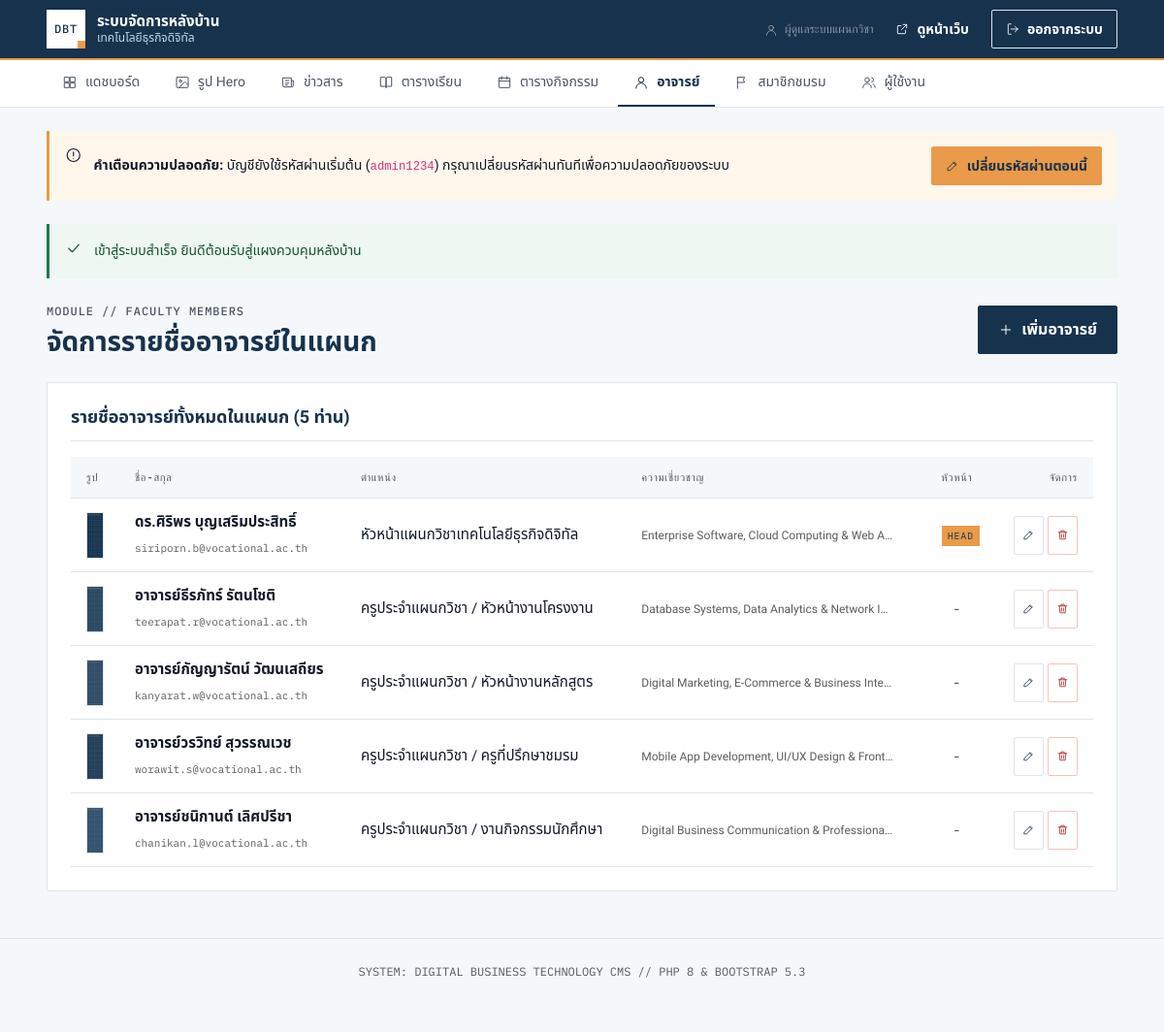
Screenshot of /admin/teachers.php (signed in) with the database file from the repository.
### tables this page shows
CREATE TABLE `users` (
  `id` INT AUTO_INCREMENT PRIMARY KEY,
  `username` VARCHAR(50) NOT NULL UNIQUE,
  `password_hash` VARCHAR(255) NOT NULL,
  `full_name` VARCHAR(100) NOT NULL,
  `role` VARCHAR(20) NOT NULL DEFAULT 'admin',
  `created_at` TIMESTAMP DEFAULT CURRENT_TIMESTAMP
);

CREATE TABLE `teachers` (
  `id` INT AUTO_INCREMENT PRIMARY KEY,
  `name` VARCHAR(100) NOT NULL,
  `position` VARCHAR(100) NOT NULL,
  `specialization` VARCHAR(255) NULL,
  `email` VARCHAR(100) NULL,
  `image_path` VARCHAR(255) NULL,
  `is_head` TINYINT(1) NOT NULL DEFAULT 0,
  `sort_order` INT NOT NULL DEFAULT 0,
  INDEX `idx_teacher_order` (`sort_order`)
);

### includes/db.php (called while the page is built, shortened)
<?php
function db(): PDO
{
    static $pdo = null;
    if ($pdo === null) {
        try {
            $pdo = new PDO(
                'mysql:host=' . DB_HOST . ';dbname=' . DB_NAME . ';charset=utf8mb4',
                DB_USER,
                DB_PASS,
                [
                    PDO::ATTR_ERRMODE            => PDO::ERRMODE_EXCEPTION,
                    PDO::ATTR_DEFAULT_FETCH_MODE => PDO::FETCH_ASSOC,
                    PDO::ATTR_EMULATE_PREPARES   => false,
                ]
            );
        } catch (PDOException $e) {
            http_response_code(500);
            exit('<p style="font-family:sans-serif;padding:2rem">เชื่อมต่อฐานข้อมูลไม่ได้ — ตรวจสอบค่าใน <code>includes/config.php</code> และนำเข้า <code>database/schema.sql</code></p>');
        }
    }
    return $pdo;
}
function execute_query(string $sql, array $params = []): PDOStatement
{
    $st = db()->prepare($sql);
    $st->execute($params);
    return $st;
}
function q(string $sql, array $params = []): PDOStatement
{
    return execute_query($sql, $params);
}

### includes/auth.php (called while the page is built, shortened)
<?php
require_once __DIR__ . '/helpers.php';
function current_user(): ?array
{
    static $user = false;
    if ($user === false) {
        $user = null;
        if (!empty($_SESSION['uid'])) {
            $user = q('SELECT id, username, full_name, role FROM users WHERE id = ?', [$_SESSION['uid']])->fetch() ?: null;
        }
    }
    return $user;
}
function require_login(): array
{
    $u = current_user();
    return $u;
}
function is_using_default_password(): bool
{
    $u = current_user();
    $row = q('SELECT password_hash FROM users WHERE id = ?', [$u['id']])->fetch();
    return $row && password_verify('admin1234', $row['password_hash']);
}

### admin/teachers.php (the view, shortened to what this page needs)
<?php
$adminNav = 'teachers';
require_once __DIR__ . '/../includes/admin-header.php';
$action    = filter_input(INPUT_GET, 'action', FILTER_DEFAULT) ?: 'list';
$editItem = null;
$allTeachers = q("
  SELECT * FROM teachers
  ORDER BY is_head DESC, sort_order ASC, id ASC
")->fetchAll();
?>
<div class="d-flex justify-content-between align-items-center mb-4">
  <div>
    <p class="eyebrow eyebrow-muted mb-1">MODULE // FACULTY MEMBERS</p>
    <h1 style="font-size: 1.75rem; margin: 0;">จัดการรายชื่ออาจารย์ในแผนก</h1>
  </div>
  <?php if ($action === 'list'): ?>
    <a href="<?= url('admin/teachers.php?action=new') ?>" class="btn btn-navy">
      <?= icon('plus', 16) ?>
      <span>เพิ่มอาจารย์</span>
    </a>
  <?php endif; ?>
</div>
<?php if ($action === 'new' || $action === 'edit'): ?>
  <!-- ====================================================================
       ADD / EDIT FORM
       ==================================================================== -->
  <div class="admin-card">
    <div class="admin-card-head">
      <h3><?= $action === 'edit' ? 'แก้ไขข้อมูลอาจารย์ #' . $editItem['id'] : 'เพิ่มอาจารย์ใหม่' ?></h3>
    </div>
    <form method="POST" action="<?= url('admin/teachers.php') ?>" enctype="multipart/form-data">
      <?= csrf_field() ?>
      <input type="hidden" name="sub_action" value="save">
      <?php if ($editItem): ?>
        <input type="hidden" name="id" value="<?= $editItem['id'] ?>">
      <?php endif; ?>
      <div class="row g-3">
        <div class="col-12 col-md-6">
          <label for="name" class="form-label">ชื่อ-นามสกุล (พร้อมคำนำหน้า/ยศวิชาการ) <span class="req">*</span></label>
          <input type="text"
                 name="name"
                 id="name"
                 class="form-control"
                 placeholder="ดร.ศิริพร บุญเสริมประสิทธิ์"
                 value="<?= e($_POST['name'] ?? $editItem['name'] ?? '') ?>"
                 required>
        </div>
        <div class="col-12 col-md-6">
          <label for="position" class="form-label">ตำแหน่ง / หน้าที่รับผิดชอบ <span class="req">*</span></label>
          <input type="text"
                 name="position"
                 id="position"
                 class="form-control"
                 placeholder="หัวหน้าแผนกวิชา / ครูชำนาญการ"
                 value="<?= e($_POST['position'] ?? $editItem['position'] ?? '') ?>"
                 required>
        </div>
        <div class="col-12 col-md-8">
          <label for="specialization" class="form-label">ความเชี่ยวชาญเฉพาะทาง</label>
          <input type="text"
                 name="specialization"
                 id="specialization"
                 class="form-control"
                 placeholder="Web Architecture, Database Design & Cloud"
                 value="<?= e($_POST['specialization'] ?? $editItem['specialization'] ?? '') ?>">
        </div>
        <div class="col-12 col-md-4">
          <label for="email" class="form-label">อีเมลติดต่อ</label>
          <input type="email"
                 name="email"
                 id="email"
                 class="form-control mono"
                 placeholder="teacher@institution.ac.th"
                 value="<?= e($_POST['email'] ?? $editItem['email'] ?? '') ?>">
        </div>
        <div class="col-12 col-md-6">
          <label for="image" class="form-label">รูปถ่ายอาจารย์ (ภาพบุคคล อัตราส่วน 4:5)</label>
          <input type="file"
                 name="image"
                 id="image"
                 class="form-control"
                 accept="image/jpeg,image/png,image/webp">
          <?php if (!empty($editItem['image_path'])): ?>
            <div class="mt-2 text-muted" style="font-size: 12px;">
              รูปเดิม: <code><?= e($editItem['image_path']) ?></code>
            </div>
          <?php endif; ?>
        </div>
        <div class="col-6 col-md-3">
          <label for="sort_order" class="form-label">ลำดับการแสดงผล</label>
          <input type="number"
                 name="sort_order"
                 id="sort_order"
                 class="form-control mono"
                 value="<?= (int) ($_POST['sort_order'] ?? $editItem['sort_order'] ?? 0) ?>">
        </div>
        <div class="col-6 col-md-3 d-flex align-items-center pt-md-4">
          <div class="form-check">
            <input class="form-check-input"
                   type="checkbox"
                   name="is_head"
                   value="1"
                   id="is_head"
                   <?= !empty($_POST['is_head'] ?? $editItem['is_head'] ?? 0) ? 'checked' : '' ?>>
            <label class="form-check-label fw-bold text-navy" for="is_head">
              เป็นหัวหน้าแผนก
            </label>
          </div>
        </div>
      </div>
      <div class="mt-4 pt-3 border-top d-flex justify-content-end gap-2">
        <a href="<?= url('admin/teachers.php') ?>" class="btn btn-line">ยกเลิก</a>
        <button type="submit" class="btn btn-navy">
          <?= icon('check', 16) ?>
          <span>บันทึกข้อมูล</span>
        </button>
      </div>
    </form>
  </div>
<?php else: ?>
  <div class="admin-card">
    <div class="admin-card-head">
      <h3>รายชื่ออาจารย์ทั้งหมดในแผนก (<?= count($allTeachers) ?> ท่าน)</h3>
    </div>
    <div class="table-responsive">
      <table class="admin-table">
        <thead>
          <tr>
            <th style="width: 50px;">รูป</th>
            <th>ชื่อ-สกุล</th>
            <th>ตำแหน่ง</th>
            <th>ความเชี่ยวชาญ</th>
            <th class="text-center">หัวหน้า</th>
            <th class="text-end" style="width: 100px;">จัดการ</th>
          </tr>
        </thead>
        <tbody>
          <?php if (empty($allTeachers)): ?>
            <tr>
              <td colspan="6" class="text-center py-4 text-muted">ยังไม่มีข้อมูลอาจารย์ในระบบ</td>
            </tr>
          <?php else: ?>
            <?php foreach ($allTeachers as $t): ?>
              <tr>
                <td>
                  <?php if (!empty($t['image_path']) && file_exists(ROOT_PATH . '/' . $t['image_path'])): ?>
                    <img src="<?= url($t['image_path']) ?>" class="table-thumb" alt="">
                  <?php else: ?>
                    <div class="table-thumb d-grid place-items-center text-muted mono" style="font-size: 10px;">
                      <?= initials($t['name']) ?>
                    </div>
                  <?php endif; ?>
                </td>
                <td>
                  <span class="fw-bold d-block"><?= e($t['name']) ?></span>
                  <?php if (!empty($t['email'])): ?>
                    <span class="mono text-muted" style="font-size: 11px;"><?= e($t['email']) ?></span>
                  <?php endif; ?>
                </td>
                <td><?= e($t['position']) ?></td>
                <td>
                  <span class="text-muted d-block text-truncate" style="max-width: 260px; font-size: 12px;">
                    <?= e($t['specialization'] ?: '-') ?>
                  </span>
                </td>
                <td class="text-center">
                  <?php if ($t['is_head']): ?>
                    <span class="badge-soon" style="font-size: 10px;">HEAD</span>
                  <?php else: ?>
                    <span class="text-muted mono">-</span>
                  <?php endif; ?>
                </td>
                <td class="text-end">
                  <div class="d-inline-flex gap-1">
                    <a href="<?= url('admin/teachers.php?action=edit&id=' . $t['id']) ?>" class="btn btn-sm btn-line py-1 px-2" title="แก้ไข">
                      <?= icon('pencil', 13) ?>
                    </a>
                    <form method="POST" action="<?= url('admin/teachers.php') ?>" class="d-inline">
                      <button type="submit"
                              class="btn btn-sm btn-danger-line py-1 px-2"
                              title="ลบ"
                              data-confirm="ยืนยันการลบอาจารย์ท่านนี้?">
                        <?= icon('trash', 13) ?>
                      </button>
                    </form>
                  </div>
                </td>
              </tr>
            <?php endforeach; ?>
          <?php endif; ?>
        </tbody>
      </table>
    </div>
  </div>
<?php endif; ?>
<?php require_once __DIR__ . '/../includes/admin-footer.php'; ?>

### includes/admin-header.php (shortened to what this page needs)
<?php
require_once __DIR__ . '/helpers.php';
require_once __DIR__ . '/auth.php';
require_login();
$currentUser = current_user();
$adminNav = $adminNav ?? '';
$flash = flash();
?>
<!DOCTYPE html>
<html lang="th">
<head>
  <link href="https://cdn.jsdelivr.net/npm/bootstrap@5.3.3/dist/css/bootstrap.min.css" rel="stylesheet">
  <link rel="stylesheet" href="<?= url('assets/css/site.css') ?>">
  <link rel="stylesheet" href="<?= url('assets/css/admin.css') ?>">
</head>
<body style="padding-bottom: 40px; background-color: var(--c-bg-alt);">
<header class="admin-header py-2">
  <div class="container-xl d-flex align-items-center justify-content-between">
    <div class="d-flex align-items-center gap-3">
      <a href="<?= url('admin/index.php') ?>" class="brand text-white text-decoration-none">
        <div class="brand-mark">DBT</div>
        <div class="brand-text">
          <span class="brand-name text-white">ระบบจัดการหลังบ้าน</span>
          <span class="brand-sub" style="color: var(--c-blue-300);"><?= e(SITE_NAME) ?></span>
        </div>
      </a>
    </div>
    <div class="d-flex align-items-center gap-2">
      <span class="text-white-50 d-none d-md-inline mono" style="font-size: 12px;">
        <?= icon('user', 14) ?> <?= e($currentUser['full_name'] ?? $currentUser['username'] ?? 'Admin') ?>
      </span>
      <a href="<?= url('index.php') ?>" class="btn btn-sm btn-navy" target="_blank" title="ดูหน้าเว็บจริง">
        <?= icon('external', 14) ?>
        <span class="d-none d-sm-inline">ดูหน้าเว็บ</span>
      </a>
      <a href="<?= url('logout.php') ?>" class="btn btn-sm btn-line text-white border-white-50" title="ออกจากระบบ">
        <?= icon('log-out', 14) ?>
        <span class="d-none d-sm-inline">ออกจากระบบ</span>
      </a>
    </div>
  </div>
</header>
<nav class="admin-nav-strip" aria-label="เมนูจัดการหลังบ้าน">
  <div class="container-xl">
    <ul>
      <li>
        <a href="<?= url('admin/index.php') ?>" <?= $adminNav === 'dashboard' ? 'aria-current="page"' : '' ?>>
          <?= icon('grid', 16) ?> แดชบอร์ด
        </a>
      </li>
      <li>
        <a href="<?= url('admin/hero.php') ?>" <?= $adminNav === 'hero' ? 'aria-current="page"' : '' ?>>
          <?= icon('image', 16) ?> รูป Hero
        </a>
      </li>
      <li>
        <a href="<?= url('admin/news.php') ?>" <?= $adminNav === 'news' ? 'aria-current="page"' : '' ?>>
          <?= icon('news', 16) ?> ข่าวสาร
        </a>
      </li>
      <li>
        <a href="<?= url('admin/classes.php') ?>" <?= $adminNav === 'classes' ? 'aria-current="page"' : '' ?>>
          <?= icon('book', 16) ?> ตารางเรียน
        </a>
      </li>
      <li>
        <a href="<?= url('admin/activities.php') ?>" <?= $adminNav === 'activities' ? 'aria-current="page"' : '' ?>>
          <?= icon('calendar', 16) ?> ตารางกิจกรรม
        </a>
      </li>
      <li>
        <a href="<?= url('admin/teachers.php') ?>" <?= $adminNav === 'teachers' ? 'aria-current="page"' : '' ?>>
          <?= icon('user', 16) ?> อาจารย์
        </a>
      </li>
      <li>
        <a href="<?= url('admin/club.php') ?>" <?= $adminNav === 'club' ? 'aria-current="page"' : '' ?>>
          <?= icon('flag', 16) ?> สมาชิกชมรม
        </a>
      </li>
      <?php if (($currentUser['role'] ?? '') === 'admin'): ?>
      <li>
        <a href="<?= url('admin/users.php') ?>" <?= $adminNav === 'users' ? 'aria-current="page"' : '' ?>>
          <?= icon('users', 16) ?> ผู้ใช้งาน
        </a>
      </li>
      <?php endif; ?>
    </ul>
  </div>
</nav>
<div class="container-xl pt-4">
  <?php if (is_using_default_password()): ?>
    <div class="alert-line mb-4" style="background-color: #FFF6EC; border-color: var(--c-accent); color: var(--c-accent-dark);" role="alert">
      <?= icon('alert', 18) ?>
      <div class="d-flex flex-wrap align-items-center justify-content-between gap-2 w-100">
        <div>
          <strong>คำเตือนความปลอดภัย:</strong> บัญชียังใช้รหัสผ่านเริ่มต้น (<code>admin1234</code>) กรุณาเปลี่ยนรหัสผ่านทันทีเพื่อความปลอดภัยของระบบ
        </div>
        <?php if (($currentUser['role'] ?? '') === 'admin'): ?>
          <a href="<?= url('admin/users.php?action=edit&id=' . (int) $currentUser['id']) ?>" class="btn btn-sm btn-accent" style="white-space: nowrap;">
            <?= icon('pencil', 14) ?> เปลี่ยนรหัสผ่านตอนนี้
          </a>
        <?php endif; ?>
      </div>
    </div>
  <?php endif; ?>
  <?php if ($flash): ?>
    <div class="alert-line <?= $flash['type'] === 'error' ? 'is-error' : '' ?> mb-4" role="alert">
      <?= icon($flash['type'] === 'error' ? 'alert' : 'check', 18) ?>
      <div><?= e($flash['msg']) ?></div>
    </div>
  <?php endif; ?>

### includes/helpers.php (shortened to what this page needs)
<?php
require_once __DIR__ . '/db.php';
function e($v): string
{
    return htmlspecialchars((string) $v, ENT_QUOTES, 'UTF-8');
}
function url(string $path = ''): string
{
    return BASE_URL . '/' . ltrim($path, '/');
}
function flash(?string $msg = null, string $type = 'success'): ?array
{
    $f = $_SESSION['flash'] ?? null;
    return $f;
}
function icon(string $name, int $size = 20, string $class = ''): string
{
    $c = $class ? ' class="' . e($class) . '"' : '';
    return '<svg' . $c . ' width="' . $size . '" height="' . $size . '" viewBox="0 0 24 24" fill="none" stroke="currentColor" stroke-width="1.5" stroke-linecap="round" stroke-linejoin="round" aria-hidden="true" focusable="false">' . ($p[$name] ?? '') . '</svg>';
}

### rows the page displays
users: full_name "ผู้ดูแลระบบแผนกวิชา"
teachers: image_path (picture), name "ดร.ศิริพร บุญเสริมประสิทธิ์", email "siriporn.b@vocational.ac.th", position "หัวหน้าแผนกวิชาเทคโนโลยีธุรกิจดิจิทัล", specialization "Enterprise Software, Cloud Computing & Web A…", is_head "HEAD"
teachers: image_path (picture), name "อาจารย์ธีรภัทร์ รัตนโชติ", email "teerapat.r@vocational.ac.th", position "ครูประจำแผนกวิชา / หัวหน้างานโครงงาน", specialization "Database Systems, Data Analytics & Network I…"
teachers: image_path (picture), name "อาจารย์กัญญารัตน์ วัฒนเสถียร", email "kanyarat.w@vocational.ac.th", position "ครูประจำแผนกวิชา / หัวหน้างานหลักสูตร", specialization "Digital Marketing, E-Commerce & Business Inte…"
teachers: image_path (picture), name "อาจารย์วรวิทย์ สุวรรณเวช", email "worawit.s@vocational.ac.th", position "ครูประจำแผนกวิชา / ครูที่ปรึกษาชมรม", specialization "Mobile App Development, UI/UX Design & Front…"
teachers: image_path (picture), name "อาจารย์ชนิกานต์ เลิศปรีชา", email "chanikan.l@vocational.ac.th", position "ครูประจำแผนกวิชา / งานกิจกรรมนักศึกษา", specialization "Digital Business Communication & Professiona…"

### other values shown
SITE_NAME "เทคโนโลยีธุรกิจดิจิทัล"
$flash['msg'] "เข้าสู่ระบบสำเร็จ ยินดีต้อนรับสู่แผงควบคุมหลังบ้าน"
count($allTeachers) "5"
